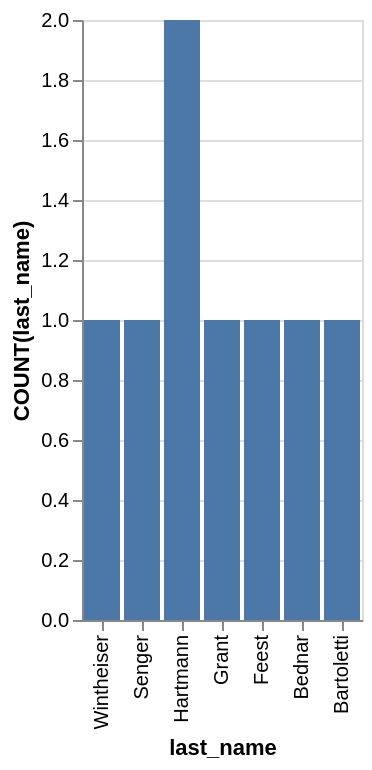

Vega-Lite specification stored for this chart:
### Vega-Lite specification from a JSON file in a GitHub repository (floating-point values rounded to 4 significant figures)
{"data": {"values": [{"x_data": "Wintheiser", "y_data": 1}, {"x_data": "Senger", "y_data": 1}, {"x_data": "Hartmann", "y_data": 2}, {"x_data": "Grant", "y_data": 1}, {"x_data": "Feest", "y_data": 1}, {"x_data": "Bednar", "y_data": 1}, {"x_data": "Bartoletti", "y_data": 1}]}, "mark": "bar", "encoding": {"x": {"field": "x_data", "type": "nominal", "title": "last_name", "sort": "descending"}, "y": {"field": "y_data", "type": "quantitative", "title": "COUNT(last_name)"}}}
